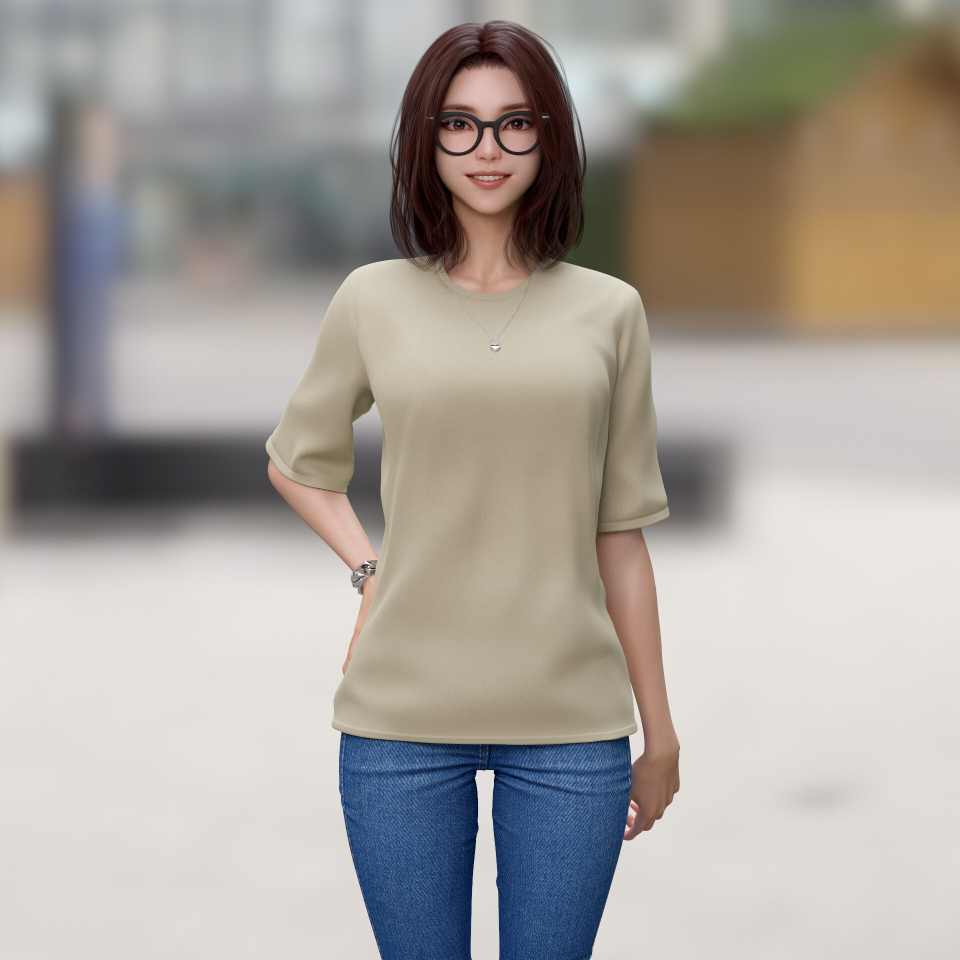
#> input picture images/model.jpg, 1920 x 1920 px (shown at 1/2 size)
$ python learn09_smoothing.py
#> lines starting #> are read from the running program, lines starting #| are printed output that depends on the picture
import cv2 as cv

img = cv.imread('images/model.jpg')
#> img is the input picture: shape (1920, 1920, 3); mean B, G, R 156.1, 162.8, 168.6
img = cv.resize(img, (300, 300),interpolation=cv.INTER_CUBIC)
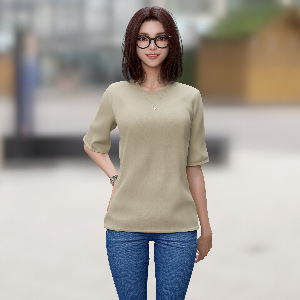
#> img: shape (300, 300, 3); mean B, G, R 156.1, 162.8, 168.6
# cv.imshow('Model', img)

# Averaging
average = cv.blur(img, (3,3))
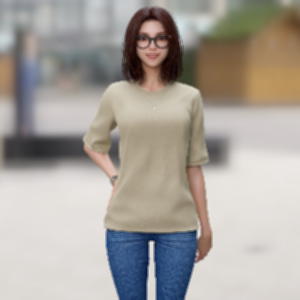
#> average: shape (300, 300, 3); mean B, G, R 156.1, 162.8, 168.6
cv.imshow('Average Blur', average)

# Gaussian Blur
gauss = cv.GaussianBlur(img, (3,3), 0)
cv.imshow("Gaussian Blur", gauss)

# Median Blur
median = cv.medianBlur(img, 3)
cv.imshow("Median Blur", median)

# Bilaterial
bilateral = cv.bilateralFilter(img, 10, 35, 25)
cv.imshow("Bilaterial Blur", bilateral)

cv.waitKey(0)

$ run again, with images/fuji.jpg copied over images/model.jpg
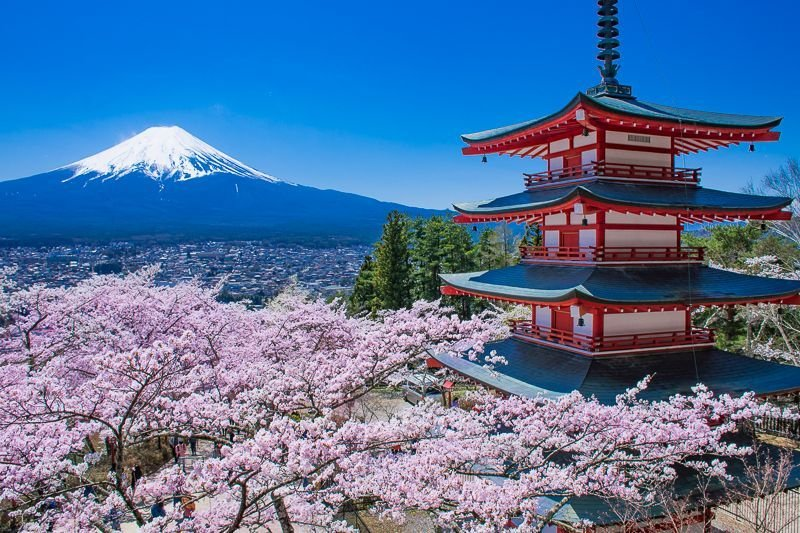
#> input picture images/fuji.jpg, 800 x 533 px
#> img is the input picture: shape (533, 800, 3); mean B, G, R 156.9, 114.6, 83.4
#> `img = cv.resize(img, (300, 300),interpolation=cv.INTER_CUBIC)`:
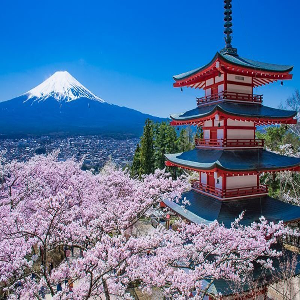
#> img: shape (300, 300, 3); mean B, G, R 156.9, 114.7, 83.4
#> `median = cv.medianBlur(img, 3)`:
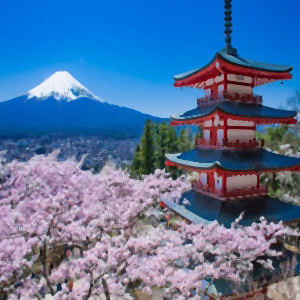
#> median: shape (300, 300, 3); mean B, G, R 157.2, 114.8, 83.6

$ run again, with images/parrot.jpg copied over images/model.jpg
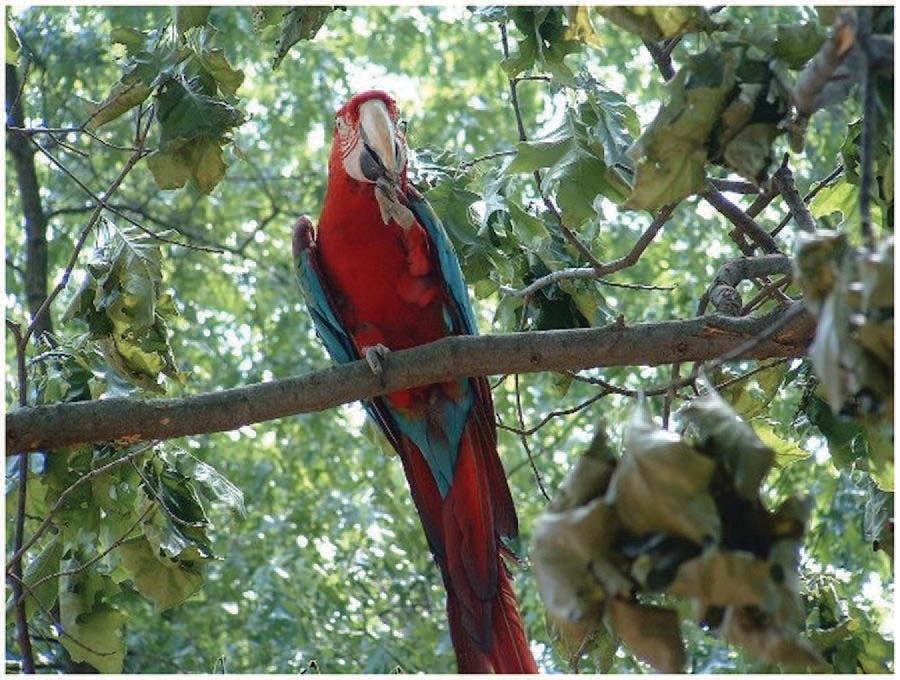
#> input picture images/parrot.jpg, 900 x 680 px
#> img is the input picture: shape (680, 900, 3); mean B, G, R 97.9, 120.9, 108.3
#> `img = cv.resize(img, (300, 300),interpolation=cv.INTER_CUBIC)`:
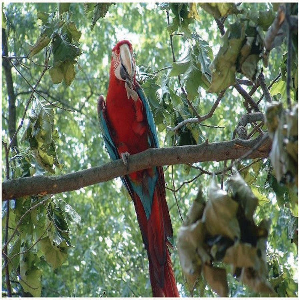
#> img: shape (300, 300, 3); mean B, G, R 98, 121, 108.4
#> `median = cv.medianBlur(img, 3)`:
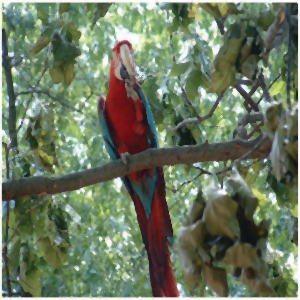
#> median: shape (300, 300, 3); mean B, G, R 97, 120.3, 107.5

$ run again, with images/best_president.jpeg copied over images/model.jpg
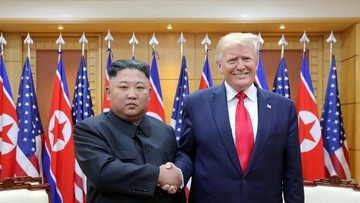
#> input picture images/best_president.jpeg, 360 x 203 px
#> img is the input picture: shape (203, 360, 3); mean B, G, R 101.6, 104.5, 133.5
#> `img = cv.resize(img, (300, 300),interpolation=cv.INTER_CUBIC)`:
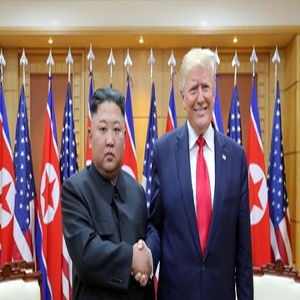
#> img: shape (300, 300, 3); mean B, G, R 101.6, 104.5, 133.5
#> `median = cv.medianBlur(img, 3)`:
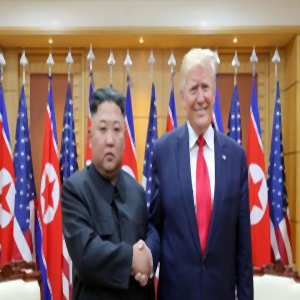
#> median: shape (300, 300, 3); mean B, G, R 101.3, 104.2, 133.4
